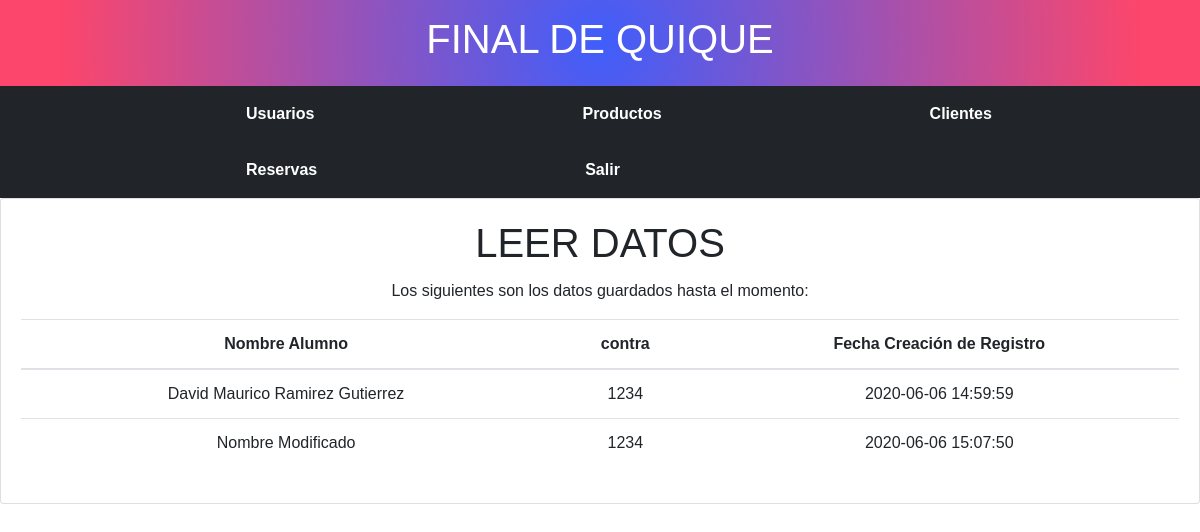
The page /CrudUser/read.php on the database its author committed.
### tables this page shows
CREATE TABLE usuario (
   ID INT AUTO_INCREMENT PRIMARY KEY,
   nombres varchar(255) NOT NULL,
   contra varchar(255) NOT NULL,
   fecha_registro timestamp NOT NULL DEFAULT current_timestamp()
);

### CrudUser/read.php (the view)
<?php include("../includes/header.php")?>
<?php include("../config/db.php")?>
    <div class ="card text-center">
        <div class="card-body">
            <h1 class="card-title">LEER DATOS</h1>
            <p class="card-text">Los siguientes son los datos guardados hasta el momento:</p>
            <div class="table-responsive-sm">
                <table class="table">
                    <thead>
                        <tr>
                            <th>Nombre Alumno</th>
                            <th>contra</th>
                            <th>Fecha Creación de Registro</th>
                        </tr>
                    </thead>
                    <tbody>
                        <?php
                        $query = "SELECT * FROM usuario";
                        $result_usuario = mysqli_query($conn, $query);
                        while($row = mysqli_fetch_array($result_usuario)){?>
                            <tr>
                                <td><?php echo $row['nombres']?></td>
                                <td><?php echo $row['contra']?></td>
                                <td><?php echo $row['fecha_registro']?></td>
                            </tr>
                        <?php } ?>
                    </tbody>
                </table>
            </div>
        </div>
    </div>
<?php include("../includes/footer.php")?>

### css/header.css (style rules this page uses)
body { margin: 0; padding: 0; font-family: Arial, sans-serif; }

### rows shown on the page
usuario: nombres "David Maurico Ramirez Gutierrez", contra "1234", fecha_registro "2020-06-06 14:59:59"
usuario: nombres "Nombre Modificado", contra "1234", fecha_registro "2020-06-06 15:07:50"
